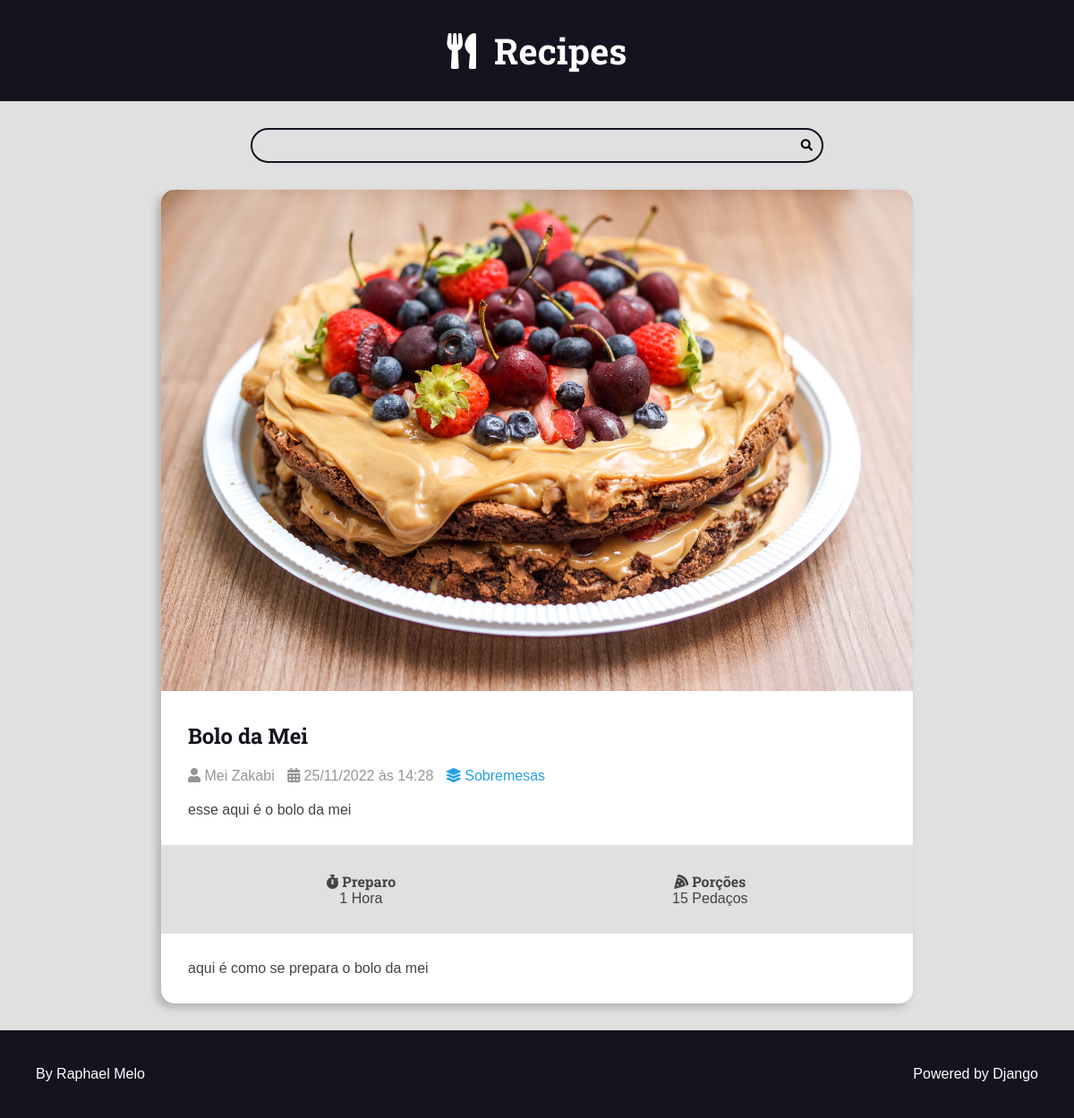
Page /recipes/26/ on the committed database.
### recipes/models.py (models this page shows, shortened)
class Recipe(models.Model):
    title = models.CharField(max_length=65)
    description = models.CharField(max_length=165)
    slug = models.SlugField(unique=True)
    preparation_time = models.IntegerField()
    preparation_time_unit = models.CharField(max_length=65)
    servings = models.IntegerField()
    servings_unit = models.CharField(max_length=65)
    preparation_steps = models.TextField()
    preparation_steps_is_html = models.BooleanField(default=False)
    created_at = models.DateTimeField(auto_now_add=True)
    updated_at = models.DateTimeField(auto_now=True)
    is_published = models.BooleanField(default=False)
    cover = models.ImageField(upload_to='recipes/covers/%Y/%m/%d/', blank=True, default='recipes/covers/default/default.jpg')
    category = models.ForeignKey(
        Category, on_delete=models.SET_NULL, null=True, blank=True, default=None
    )
    author = models.ForeignKey(
        User, on_delete=models.SET_NULL, null=True, blank=True
    )

class Category(models.Model):
    name = models.CharField(max_length=65)

### recipes/views.py (the view)
# urls.py: path('recipes/<int:id>/', views.recipe, name="recipe"),
def recipe(request, id):
    recipe = get_object_or_404(
        Recipe,
        id=id,
        is_published=True
    )
    return render(request, 'recipes/pages/recipe-view.html', context={
        'recipe': recipe,
        'is_detail_page': True,
    })

### recipes/templates/recipes/pages/recipe-view.html (shortened to what this page needs)
{% extends 'global/base.html' %}
{% block content %}
    <div class="main-content main-content-detail container">
        {% include 'recipes/partials/recipe.html' %}
    </div>
{% endblock %}

### recipes/templates/recipes/partials/recipe.html (shortened to what this page needs)
<div class="recipe recipe-list-item">
    <div class="recipe-cover">
        <a href="{% url 'recipes:recipe' recipe.id %}">
            {% if recipe.cover.url %}
                <img src="{{ recipe.cover.url }}" alt="Temporário">
            {% endif %}
        </a>
    </div>
    <div class="recipe-title-container">
        <h2 class="recipe-title">
            <a href="{% url 'recipes:recipe' recipe.id %}">
                {{ recipe.title }}
            </a>
        </h2>
    </div>
    <div class="recipe-author">
            <span class="recipe-author-item">
                <i class="fas fa-user"></i>
                {% if recipe.author is not None %}
                    {% if recipe.author.first_name %}
                        {{ recipe.author.first_name }} {{ recipe.author.last_name }}
                    {% else %}
                        {{ recipe.author.username }}
                    {% endif %}
                {% else %}
                    Desconhecido
                {% endif %}
            </span>
        <span class="recipe-author-item">
            <i class="fas fa-calendar-alt"></i>
            {{ recipe.created_at|date:"d/m/Y" }} às {{ recipe.created_at|date:"H:i" }}
        </span>
        {% if recipe.category is not None %}
            <span class="recipe-author-item">
                <a href="{% url 'recipes:category' recipe.category.id %}">
                    <i class="fas fa-layer-group"></i>
                    <span>{{ recipe.category.name }}</span>
                </a>
            </span>
        {% endif %}
    </div>
    <div class="recipe-content">
        <p>{{ recipe.description }}</p>
    </div>
    <div class="recipe-meta-container">
        <div class="recipe-meta recipe-preparation">
            <h3 class="recipe-meta-title"><i class="fas fa-stopwatch"></i> Preparo</h3>
            <div class="recipe-meta-text">
                {{ recipe.preparation_time }} {{ recipe.preparation_time_unit }}
            </div>
        </div>
        <div class="recipe-meta recipe-servings">
            <h3 class="recipe-meta-title"><i class="fas fa-pizza-slice"></i> Porções</h3>
            <div class="recipe-meta-text">
                {{ recipe.servings }} {{ recipe.servings_unit }}
            </div>
        </div>
    </div>
    {% if is_detail_page is True %}
        <div class="preparation-steps">
            {% if recipe.preparation_steps_is_html is True %}
                {{ recipe.preparation_steps|safe }}
            {% else %}
                {{ recipe.preparation_steps|linebreaksbr }}
            {% endif %}
        </div>
    {% endif %}
</div>

### recipes/static/recipes/css/styles.css (style rules this page uses)
:root { --color-primary: #269fe6; --color-primary-hover: #2086c2; --color-primary-dark: #13141f; --color-primary-dark-hover: #212336; --color-primary-light: #d4ecfa; --color-primary-light-hover: #bdd8e7; --color-white: #fff; --color-black: #000; --color-dark-text: #444; --color-info-light: #cce5ff; --color-debug-light: #cce5ff; --color-success-light: #d4edda; --color-alert-light: #fff3cd; --color-warning-light: #fff3cd; --color-error-light: #f8d7da; --color-info-dark: #4d86c4; --color-debug-dark: #4d86c4; --color-success-dark: #4a9c5d; --color-alert-dark: #927f40; --color-warning-dark: #927f40; --color-error-dark: #da525d; --color-gray-0: #f9f9f9; --color-gray-1: #e0e0e0; --color-gray-2: #c7c7c7; --color-gray-3: #aeaeae; --color-gray-4: #959595; --color-gray-5: #7d7d7d; --color-gray-6: #646464; --color-gray-7: #4b4b4b; --color-gray-8: #323232; --color-gray-9: #191919; --font-primary: sans-serif; --font-headings: 'Roboto Slab', serif; --spacing-gutter-medium: 3rem; --spacing-gutter-large: 4rem; }
* { margin: 0; padding: 0; box-sizing: border-box; }
html { font-size: 62.5%; }
body { font-size: 1.6rem; font-family: var(--font-primary); background: var(--color-gray-1); color: var(--color-dark-text); }
h1, h2, h3, h4, h5, h6 { font-family: var(--font-headings); }
.container { max-width: 144rem; margin: 0 auto; padding: var(--spacing-gutter-medium); }
.main-content { padding-top: 0; }
.recipe { background: var(--color-white); box-shadow: -5px 5px 10px rgba(0, 0, 0, .2); transform: scale(1); transition: all 300ms ease-in-out; border-radius: 1.5rem; overflow: hidden; }
.recipe img { max-width: 100%; }
.recipe-list-item { max-width: 64rem; height: fit-content; }
.recipe-title-container { padding: var(--spacing-gutter-medium); padding-bottom: 2rem; }
.recipe-title-container a { text-decoration: none; color: var(--color-primary-dark); }
.recipe-author { padding: 0 var(--spacing-gutter-medium); }
.recipe-content { padding: var(--spacing-gutter-medium); padding-top: 2rem; }
.recipe-author-item { color: var(--color-gray-4); margin-right: 1rem; }
.recipe-author a { color: var(--color-primary); transition: all 300ms ease-in-out; text-decoration: none; }
.recipe-meta-container { display: flex; flex-flow: row wrap; padding: var(--spacing-gutter-medium); background: var(--color-gray-1); }
.recipe-meta { display: flex; flex-flow: column nowrap; flex-shrink: 1; flex-grow: 1; text-align: center; }
.recipe-meta-title { font-size: 1.6rem; }
.main-content-detail .recipe-list-item { max-width: 84rem; margin: 0 auto; }
.preparation-steps { padding: var(--spacing-gutter-medium); }

### rows in the picture
Recipe: cover (picture), title "Bolo da Mei", author.first_name "Mei", author.last_name "Zakabi", created_at "25/11/2022", created_at "14:28", category.name "Sobremesas", description "esse aqui é o bolo da mei", preparation_time "1", preparation_time_unit "Hora", servings "15", servings_unit "Pedaços", preparation_steps "aqui é como se prepara o bolo da mei"
